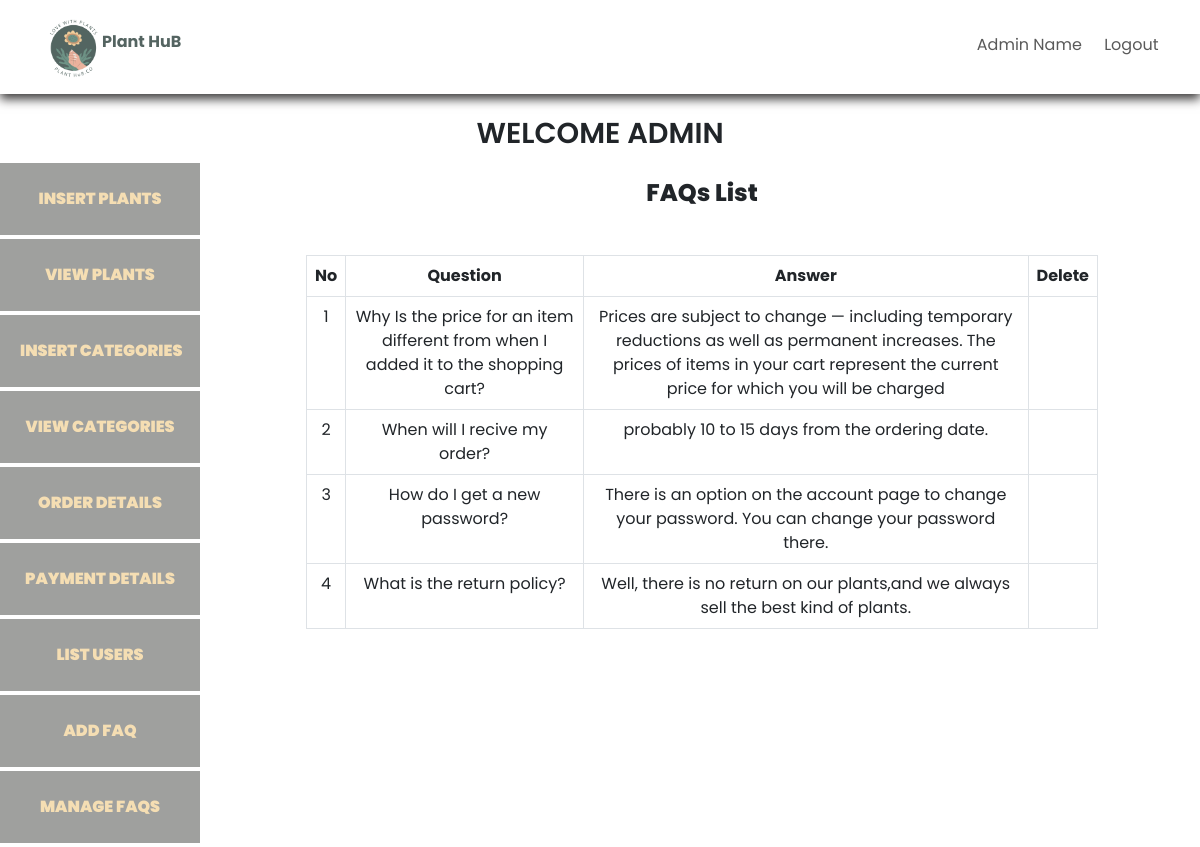
The app's page /admin_/index.php?view_faq (signed in) with its own data.
### tables this page shows
CREATE TABLE `faqs` (
  `faq_id` int(11) NOT NULL,
  `faq_qsn` varchar(255) NOT NULL,
  `faq_ansr` varchar(255) NOT NULL
);

### admin_/view_faqs.php (the view, shortened to what this page needs)
<h3 class="text-center">FAQs List</h3>
<table class="table table-bordered mt-5 my-2 text-center">
       <tr>
        <th>No</th>
        <th>Question</th>
        <th>Answer</th>
        <th>Delete</th>
</tr>
<tr>
    <?php
    $select_faqs="SELECT * FROM faqs";
    $result=mysqli_query($con,$select_faqs);
    $number=0;
    while($row=mysqli_fetch_assoc($result)){
        $faq_qsn=$row['faq_qsn'];
        $faq_ansr=$row['faq_ansr'];
        $faq_id=$row['faq_id'];
        $number++;
    ?>
    <td><?php echo $number; ?></td>
    <td><?php echo $faq_qsn; ?></td>
    <td><?php echo $faq_ansr; ?></td>
        <td><a href="index.php?delete_faq=<?php echo $faq_id ?>" ><i class="ri-delete-bin-6-fill"></i></a></td>
       </tr>
<?php }?>
    </table>

### admin_/admin_style.css (style rules this page uses)
* { margin: 0; padding: 0; box-sizing: border-box; }
body { font-family: 'Poppins', sans-serif; }
h3 { font-size: 1.5rem; font-weight: 800; }

### records on screen
faqs: faq_qsn "Why Is the price for an item different from when I added it to the shopping cart?", faq_ansr "Prices are subject to change — including temporary reductions as well as permanent increases. The prices of items in your cart represent the current price for which you will be charged"
faqs: faq_qsn "When will I recive my order?", faq_ansr "probably 10 to 15 days from the ordering date."
faqs: faq_qsn "How do I get a new password?", faq_ansr "There is an option on the account page to change your password. You can change your password there."
faqs: faq_qsn "What is the return policy?", faq_ansr "Well, there is no return on our plants,and we always sell the best kind of plants."
